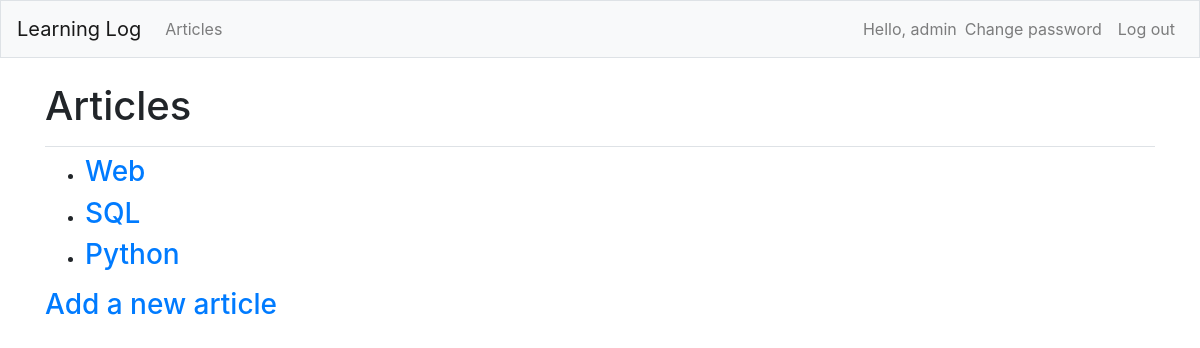
The page /articles/ (signed in) on the database its author committed.
### users/models.py (models this page shows)
class CustomUser(AbstractUser):
    age = models.PositiveIntegerField(null=True, blank=True)

### articles/models.py (models this page shows, shortened)
class Article(models.Model):
    title = models.CharField(max_length=255)
    body = models.TextField()
    date = models.DateTimeField(auto_now_add=True)
    author = models.ForeignKey(get_user_model(), on_delete=models.CASCADE,)
    class Meta:
        ordering = ['-date']
    def __str__(self):
        return self.title

### articles/views.py (the view)
# urls.py: path('', ArticleListView.as_view(), name='article_list'),
class ArticleListView(LoginRequiredMixin, ListView):
    model = Article
    template_name = 'article_list.html'
    login_url = 'login'

### templates/article_list.html (shortened to what this page needs)
{% extends 'base.html' %}
{% load bootstrap4 %}
{% block page_header %}
    <h1>Articles</h1>
{% endblock page_header %}
{% block content %}
<ul>
    {% for article in object_list %}
        <li><h3>
            <a href="{% url 'article_detail' article.pk%}">{{ article }}</a>
        </h3></li>
    {% empty %}
        <li><h3>No article have been added yet.</h3></li>
    {% endfor %}
</ul>
<h3><a href="{% url 'article_new' %}">Add a new article</h3></a>
{% endblock %}

### templates/base.html (shortened to what this page needs)
{% load bootstrap4 %}
<!DOCTYPE html>
<html lang="en">
<head>
    {% bootstrap_css %}
</head>
<body>
    <nav class="navbar navbar-expand-md navbar-light bg-light mb-4 border">
        <a class="navbar-brand" href="{% url 'home' %}">
            Learning Log
        </a>
        <div class="collapse navbar-collapse" id="navbarCollapse">
            <ul class="navbar-nav mr-auto">
                <li class="nav-item">
                    <a class="nav-link" href="{% url 'article_list' %}">Articles</a>
                </li>
            </ul>
            <ul class="navbar-nav ml-auto">
                {% if user.is_authenticated %}
                    <li class="nav-item">
                        <span class="navbar-text"}">
                            Hello, {{ user.username }}
                        </span>
                    </li>
                    <li class="nav-item">
                        <a class="nav-link" href="{% url 'password_change' %}">Change password</a>
                    </li>
                    <li class="nav-item">
                        <a class="nav-link" href="{% url 'logout' %}">Log out</a>
                    </li>
                {% endif %}
            </ul>
        </div>
    </nav>
    <main role="main" class="container">
        <div class="pb-2 mb-2 border-bottom">
            {% block page_header %}{% endblock page_header %}
        </div>
        <div>
            {% block content %}{% endblock content %}
        </div>
    </main>
</body>
</html>

### rows shown on the page
CustomUser: username "admin"
Article: title "Web"
Article: title "SQL"
Article: title "Python"
